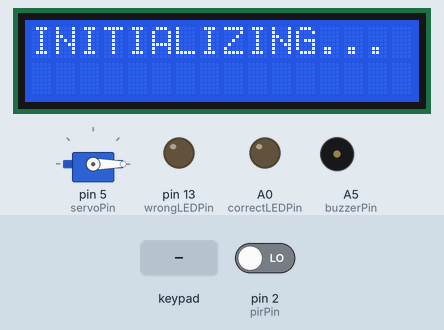
Simulated run of this sketch. Board: Arduino Nano, built with avr-gcc and run on an emulated ATmega328P. Parts: servo, 16×2 character LCD, output pins drawn as LEDs (lit = HIGH), buzzer (waves = sounding). The inputs (shaded band) are chosen by the test bench; at power-on: pin 2 (pirPin) LOW.

Above: at 1.2 s.
At 8.9 s:
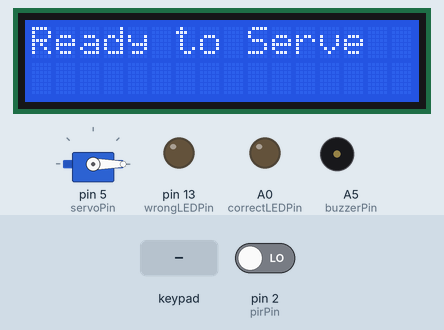
10.8 s: pin 2 (pirPin) driven HIGH
At 12.2 s:
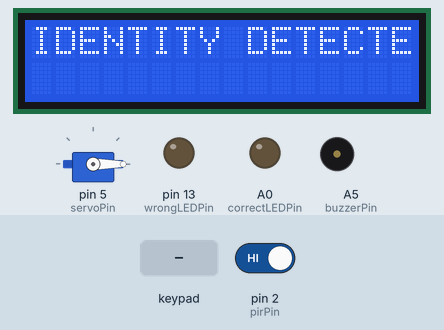
12.4 s: keypad keys 2 4 6 8 pressed 0.4 s apart
At 14.73 s:
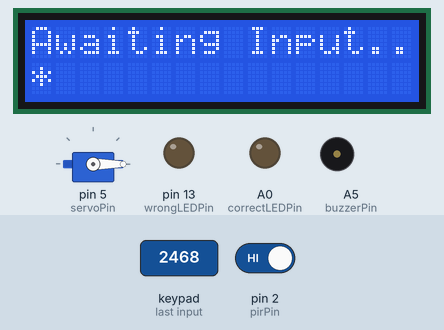
15.5 s: pin 2 (pirPin) driven LOW
Timing chart, 0 to 19.4 s (numbered marks = the images above; inputs shaded):
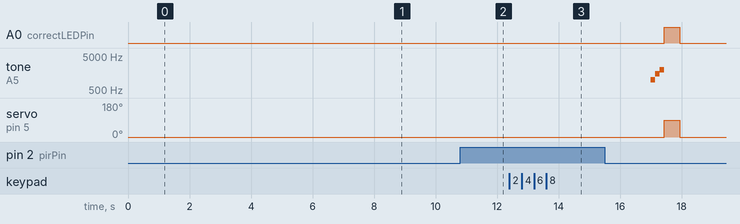

Measured:
- after the input at 10.8 s, the display: first changes at once (image 2 shows a later state)
- after the input at 12.4 s, the display: first differs from a run without the input after 2.2 s (image 3)
- what the display in image 0 shows lasts 0.7 s, from 1.2 s to 1.9 s
- what the display in image 2 shows lasts 0.6 s, from 11.7 s to 12.3 s

The sketch:

Jarvis_Door_lock.ino
```cpp
#include <LiquidCrystal.h>
#include <Keypad.h>
#include <Servo.h>


const int wrongLEDPin = 13;
const int correctLEDPin = A0;
const int backlightControlPin = A6;
const int servoPin = 5;
const int buzzerPin = A5;
const int pirPin = 2;

// === LCD Setup (RS, E, D4, D5, D6, D7) ===
LiquidCrystal lcd(7, 8, 9, 10, 11, 12);

// === Keypad Setup ===
const byte ROWS = 4;
const byte COLS = 4;
char keys[ROWS][COLS] = {
  {'1','2','3','A'},
  {'4','5','6','B'},
  {'7','8','9','C'},
  {'*','0','#','D'}
};
byte rowPins[ROWS] = {3, 4, A4, A2};
byte colPins[COLS] = {6, A1, A3, A7};
Keypad keypad = Keypad(makeKeymap(keys), rowPins, colPins, ROWS, COLS);

// === State Variables ===
Servo lockServo;
bool inInteraction = false;
bool accessGranted = false;
bool isActive = false;
bool lockedOut = false;
String inputPassword = "";
const String correctPassword = "2468";
int attemptsLeft = 3;
const int maxAttempts = 3;

unsigned long lastMotionTime = 0;
const unsigned long idleTimeout = 1000;

int hashCount = 0;
unsigned long lastHashTime = 0;
const unsigned long hashResetInterval = 5000;

const int lockedPos = 0;
const int unlockedPos = 90;

void printWithEffect(String message, int row = 0, int delayMs = 50);

// === Setup ===
void setup() {
  pinMode(pirPin, INPUT);
  pinMode(buzzerPin, OUTPUT);
  pinMode(backlightControlPin, OUTPUT);
  pinMode(wrongLEDPin, OUTPUT);
  pinMode(correctLEDPin, OUTPUT);

  digitalWrite(buzzerPin, LOW);
  digitalWrite(wrongLEDPin, LOW);
  digitalWrite(correctLEDPin, LOW);

  analogWrite(backlightControlPin, 255);
  lockServo.attach(servoPin);
  lockServo.write(lockedPos);
  lcd.begin(16, 2);

  jarvisBootAnimation();
}

// === Main Loop ===
void loop() {
  if (digitalRead(pirPin) == HIGH && !isActive && !lockedOut) {
    wakeSystem();
    lastMotionTime = millis();
  }

  if (!isActive || lockedOut) {
    // Auto-sleep after inactivity
    if (millis() - lastMotionTime > idleTimeout) {
      sleepSystem();
    }
    return;
  }

  char key = keypad.getKey();
  if (key) {
    if (key == '#') {
      unsigned long now = millis();
      if (now - lastHashTime <= hashResetInterval) {
        hashCount++;
      } else {
        hashCount = 1;
      }
      lastHashTime = now;

      if (hashCount >= 10) {
        performAdminOverride();
      }
    } else {
      hashCount = 0;
    }

    if (key != '#' && inputPassword.length() < 4) {
      inputPassword += key;
      lcd.print("*");

      if (inputPassword.length() == 4) {
        lcd.clear();
        if (inputPassword == correctPassword) {
          jarvisSuccess();
          inputPassword = "";
          sleepSystem();
        } else {
          attemptsLeft--;
          jarvisFailure();

          if (attemptsLeft <= 0) {
            lockedOut = true;
            lcd.clear();
            printWithEffect("INTRUDER LOCKED", 0, 60);
            lcd.setCursor(0, 1);
            printWithEffect("PROTOCOL 7 ACTIVE", 1, 60);

            digitalWrite(wrongLEDPin, HIGH);
            for (int i = 0; i < 10; i++) {
              tone(buzzerPin, 1000); delay(150);
              noTone(buzzerPin); delay(100);
            }

            sleepSystem();
          } else {
            lcd.clear();
            printWithEffect("Awaiting Input...");
            lcd.setCursor(0, 1);
          }
        }
        inputPassword = "";
      }
    }
  }
}


void performAdminOverride() {
  lcd.clear();
  printWithEffect("ADMIN OVERRIDE", 0, 60);
  lcd.setCursor(0, 1);
  printWithEffect("SYSTEM RESET", 1, 60);


  for (int i = 0; i < 6; i++) {
    digitalWrite(wrongLEDPin, HIGH);
    digitalWrite(correctLEDPin, LOW);
    tone(buzzerPin, 800); delay(80);

    digitalWrite(wrongLEDPin, LOW);
    digitalWrite(correctLEDPin, HIGH);
    tone(buzzerPin, 1200); delay(80);

    digitalWrite(correctLEDPin, LOW);
    noTone(buzzerPin);
    delay(80);
  }

  // Final green LED + success beep
  digitalWrite(correctLEDPin, HIGH);
  tone(buzzerPin, 1500, 300); delay(300);
  noTone(buzzerPin);
  digitalWrite(correctLEDPin, LOW);

  lcd.clear();
  attemptsLeft = maxAttempts;
  lockedOut = false;
  digitalWrite(wrongLEDPin, LOW);
  printWithEffect("Awaiting Input...", 0, 50);
  lcd.setCursor(0, 1);
  hashCount = 0;
  inputPassword = "";
}


void sleepSystem() {
  isActive = false;
  lcd.clear();
  lcd.noDisplay();
  analogWrite(backlightControlPin, 10);
  lockServo.write(lockedPos);
}

// === System Wake ===
void wakeSystem() {
  isActive = true;
  lockServo.write(lockedPos);
  analogWrite(backlightControlPin, 255);
  lcd.display();
  lcd.clear();
  printWithEffect("IDENTITY DETECTED", 0, 60);
  delay(500);
  lcd.clear();
  printWithEffect("Greetings, Human", 0, 60);
  delay(500);
  lcd.clear();
  printWithEffect("Awaiting Input...");
  lcd.setCursor(0, 1);
}

// === Boot Animation ===
void jarvisBootAnimation() {
  lcd.clear();
  printWithEffect("INITIALIZING...", 0, 80);
  delay(600);
  lcd.clear();
  printWithEffect("System Check:", 0, 70);
  lcd.setCursor(0, 1);
  printWithEffect("✔ Motors OK", 1, 60);
  delay(400);
  lcd.clear();
  printWithEffect("✔ Display OK", 0, 60);
  delay(400);
  lcd.clear();
  printWithEffect("✔ Sensors OK", 0, 60);
  delay(400);
  lcd.clear();
  printWithEffect("JARVIS ONLINE", 0, 70);
  delay(600);
  lcd.clear();
  printWithEffect("Ready to Serve", 0, 70);
  delay(600);
  lcd.clear();
}

// === Access Granted ===
void jarvisSuccess() {
  printWithEffect("ACCESS GRANTED", 0, 70);
  lcd.setCursor(0, 1);
  printWithEffect("WELCOME, SIR", 1, 70);

  // Quick success beep sequence
  tone(buzzerPin, 1000, 150); delay(150);
  tone(buzzerPin, 1500, 150); delay(150);
  tone(buzzerPin, 2000, 150); delay(150);

  digitalWrite(correctLEDPin, HIGH);
  lockServo.write(unlockedPos);
  delay(500);
  digitalWrite(correctLEDPin, LOW);
}


void jarvisFailure() {
  printWithEffect("ACCESS DENIED", 0, 70);
  lcd.setCursor(0, 1);
  printWithEffect("Try again.", 1, 70);


  for (int i = 0; i < 3; i++) {
    digitalWrite(wrongLEDPin, HIGH);
    tone(buzzerPin, 300); delay(100);
    digitalWrite(wrongLEDPin, LOW);
    noTone(buzzerPin); delay(100);
  }

  digitalWrite(wrongLEDPin, LOW);
  delay(500);
  lcd.clear();
  lcd.print("Attempts left: ");
  lcd.setCursor(0, 1);
  lcd.print(attemptsLeft);
  delay(1000);
  lcd.clear();
}


void printWithEffect(String message, int row = 0, int delayMs = 50) {
  lcd.setCursor(0, row);
  for (int i = 0; i < message.length(); i++) {
    lcd.print(message[i]);
    delay(delayMs);
  }
}
```
